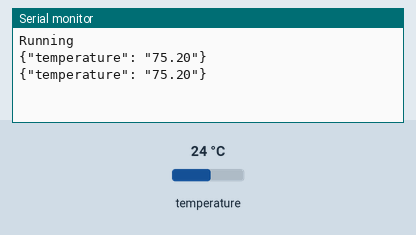
Bench run of a sketch on a simulated Arduino Uno, built with avr-gcc and run on an emulated ATmega328P. Shown: the last lines printed to the serial monitor. The inputs (shaded band) are chosen by the test bench; at power-on: temperature 24 °C.

Above: at 3.3 s.
3.4 s: temperature set to 12 °C
At 5.4 s:
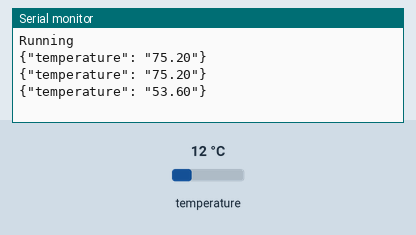
5.9 s: temperature set to 19 °C
At 6.6 s:
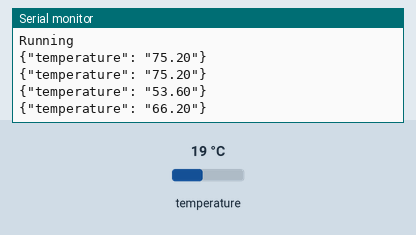
Timing chart, 0 to 8.9 s (numbered marks = the images above; inputs shaded):
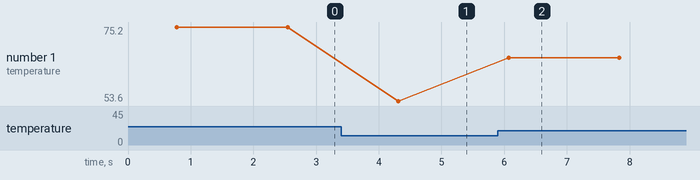

Measured:
- after the input at 3.4 s, the serial monitor: prints a new line after 0.91 s (image 1)
- after the input at 5.9 s, the serial monitor: prints a new line after 0.17 s (image 2)
- plotted number 1: 75.2 → 53.6 after the input at 3.4 s, 53.6 → 66.2 after the input at 5.9 s

The sketch:

DS1820B_Simple_Read.ino
```cpp
/*
 * DS10820B_Simple_Read
 * Author: Chris Wininger
 * Descirption: Reads the temperature value reported by a DS1820B digital
 *  temperature probe, attached to port P1 of a JeeNode v6 and logs the data
 *  as json to the serial port
*/
#include <OneWire.h>
#include <DallasTemperature.h>

#define ONE_WIRE_BUS 4

float temp1;
float temp2;
float temp3;
float temp4;

// setup to read sensor data on Port1 D
OneWire oneWire(ONE_WIRE_BUS);
DallasTemperature sensors(&oneWire);

void setup() {
  Serial.begin(57600);
  Serial.println("Running");

  // initialize temperature sensor library
  sensors.begin();

}

void loop() {
  // put your main code here, to run repeatedly:
  sensors.requestTemperatures();
  temp1 = celsiusToFarenheit(sensors.getTempCByIndex(0));
  Serial.print("{\"temperature\": \"");
  Serial.print(temp1);
  Serial.print("\"}");
  Serial.println("");
  delay(1000);
}

float celsiusToFarenheit(float c) {
  return c * 1.8 + 32.0;
}
```
